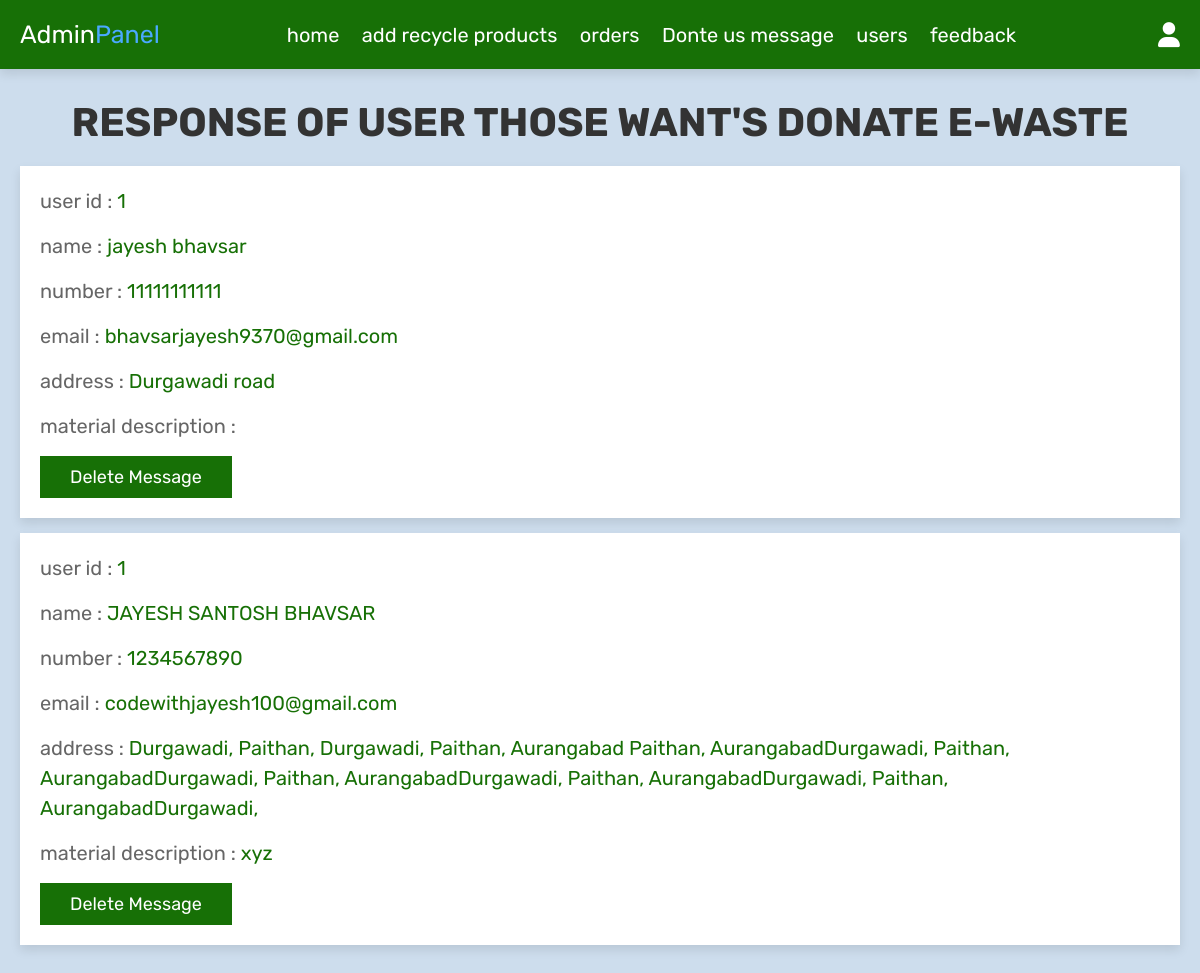
The page /admin_donate-us.php (signed in) on the database its author committed.
### tables this page shows
CREATE TABLE `donate_us` (
  `id` int(11) NOT NULL,
  `user_id` int(11) NOT NULL,
  `name` varchar(100) NOT NULL,
  `email` varchar(100) NOT NULL,
  `number` varchar(100) NOT NULL,
  `address` varchar(200) NOT NULL,
  `material_description` varchar(5000) NOT NULL
);

### admin_donate-us.php (the view, shortened to what this page needs)
<?php
include 'config.php';
?>
<!DOCTYPE html>
<html lang="en">
<head>
   <link rel="stylesheet" href="https://cdnjs.cloudflare.com/ajax/libs/font-awesome/6.0.0/css/all.min.css">
   <link rel="stylesheet" href="css/admin_style.css?v=<?php echo time();?>">
</head>
<body>
<?php include 'admin_header.php'; ?>
<section class="messages">
   <h1 class="title">response of user those want's donate e-waste</h1>
   <div class="box-container">
   <?php
      $select_message = mysqli_query($conn, "SELECT * FROM `donate_us`") or die('query failed');
      if(mysqli_num_rows($select_message) > 0){
         while($fetch_message = mysqli_fetch_assoc($select_message)){
   ?>
   <div class="box">
      <p> user id : <span><?php echo $fetch_message['user_id']; ?></span> </p>
      <p> name : <span><?php echo $fetch_message['name']; ?></span> </p>
      <p> number : <span><?php echo $fetch_message['number']; ?></span> </p>
      <p> email : <span><?php echo $fetch_message['email']; ?></span> </p>
      <p> address : <span><?php echo $fetch_message['address']; ?></span> </p>
      <p> material description : <span><?php echo $fetch_message['material_description']; ?></span> </p>
      <a href="admin_contacts.php?delete=<?php echo $fetch_message['id']; ?>" onclick="return confirm('delete this message?');" class="delete-btn">delete message</a>
   </div>
   <?php
      };
   }else{
      echo '<p class="empty">you have no messages!</p>';
   }
   ?>
   </div>
</section>
</body>
</html>

### admin_header.php (shortened to what this page needs)
<header class="header">
   <div class="flex">
      <a href="admin_page.php" class="logo">Admin<span>Panel</span></a>
      <nav class="navbar">
         <a href="admin_page.php">home</a>
         <a href="admin_products.php">add recycle products</a>
         <a href="admin_orders.php">orders</a>
         <a href="admin_donate-us.php">Donte us message</a>
         <a href="admin_users.php">users</a>
         <a href="admin_contacts.php">feedback</a>
      </nav>
      <div class="icons">
         <div id="user-btn" class="fas fa-user"></div>
      </div>
   </div>
</header>

### css/admin_style.css (style rules this page uses)
:root { --red:#177006; --red: #177006; --orange:#f39c12; --black:#333; --white:#fff; --light-color:#666; --light-white:#ccc; --light-bg:#cddded; --blue:#4aa9ff; --border:.1rem solid var(--black); --box-shadow:0 .5rem 1rem rgba(0,0,0,.1); }
* { font-family: 'Rubik', sans-serif; margin:0; padding:0; box-sizing: border-box; outline: none; border:none; text-decoration: none; transition:all .2s linear; }
html { font-size: 62.5%; overflow-x: hidden; }
body { background-color: var(--light-bg); }
section { padding:3rem 2rem; }
.title { text-align: center; margin-bottom: 2rem; text-transform: uppercase; color:var(--black); font-size: 4rem; }
.btn, .option-btn, .delete-btn, .white-btn { display: inline-block; margin-top: 1rem; padding:1rem 3rem; cursor: pointer; color:var(--white); font-size: 1.8rem; text-transform: capitalize; }
.delete-btn { background-color: var(--red); }
.header { position: sticky; top:0; left:0; right:0; z-index: 1000; background-color: var(--red); box-shadow: var(--box-shadow); }
.header .flex { display: flex; align-items: center; padding:2rem; justify-content: space-between; position: relative; max-width: 1200px; margin:0 auto; }
.header .flex .logo { font-size: 2.5rem; color:var(--white); }
.header .flex .logo span { color:var(--blue); }
.header .flex .navbar a { margin:0 1rem; font-size: 2rem; color:var(--white); }
.header .flex .icons div { margin-left: 1.5rem; font-size: 2.5rem; cursor: pointer; color:var(--white); }
.messages .box-container { display: grid; justify-content: center; gap:1.5rem; max-width: 1200px; margin:0 auto; align-items: flex-start; }
.messages .box-container .box { background-color: var(--white); padding:2rem; box-shadow: var(--box-shadow); }
.messages .box-container .box p { padding-bottom: 1.5rem; font-size: 2rem; color:var(--light-color); line-height: 1.5; }
.messages .box-container .box p span { color:var(--red); }
.messages .box-container .box .delete-btn { margin-top: 0; }

### rows shown on the page
donate_us: user "1", name "jayesh bhavsar", number "11111111111", email "bhavsarjayesh9370@gmail.com", address "Durgawadi road"
donate_us: user "1", name "JAYESH SANTOSH BHAVSAR", number "1234567890", email "codewithjayesh100@gmail.com", address "Durgawadi, Paithan, Durgawadi, Paithan, Aurangabad Paithan, AurangabadDurgawadi, Paithan, AurangabadDurgawadi, Paithan, AurangabadDurgawadi, Paithan, AurangabadDurgawadi, Paithan, AurangabadDurgawadi,", material_description "xyz"
